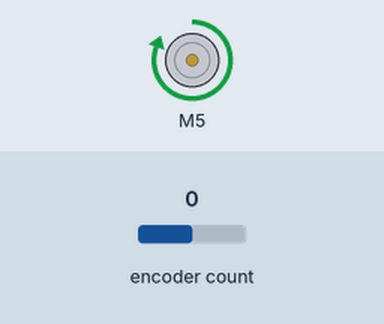
Bench run of a sketch on a simulated Arduino Uno, built with avr-gcc and run on an emulated ATmega328P. Parts: DC motor (green arrow = forward, orange = backward, longer = faster). The inputs (shaded band) are chosen by the test bench; at power-on: encoder count 0. What the sketch prints to the serial monitor is not drawn.

Above: at 0.1 s.
Timing chart, 0 to 1.6 s (numbered marks = the images above):
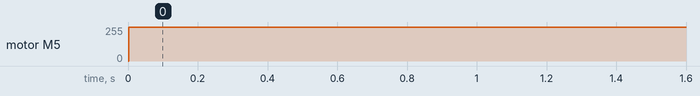

The sketch:

shield_cytron.ino
```cpp
#include <Encoder.h>
#include "CytronMotorDriver.h"

// Cytron + Moteur Polulu + Encodeur
// Entrée interruption sur arduino : 2 ET 3


Encoder myEnc(2, 3); //
CytronMD motor(PWM_DIR, 5, 4);  // PWM = Pin 5, DIR = Pin 4


void setup() {
  Serial.begin(9600);
  Serial.println("Basic Encoder Test:");
}

long oldPosition  = -999;
float kp = 10;
float consigne = 3200. ;
float epsilon = 3200.;
float mesure = 0.;
float cmot ;
void loop() {

  long newPosition = myEnc.read();
  mesure = (float) newPosition ;
  epsilon = consigne - mesure ;
  cmot = epsilon * kp;
  if (cmot > 255) {
    cmot = 255;
  }
  if (cmot < -255) {
    cmot = -255;
  }

  motor.setSpeed(cmot);  // Run forward at 50% speed.
  Serial.print(newPosition);
  Serial.print(",");
  Serial.print(consigne);
  Serial.print(",");
  Serial.print(kp*epsilon);
  Serial.print(",");
  Serial.print(cmot);
  Serial.print("\n");


  /*
  if (newPosition != oldPosition) {
    oldPosition = newPosition;
    Serial.println(newPosition);
  }

  motor.setSpeed(128);  // Run forward at 50% speed.
  delay(1000);

  motor.setSpeed(255);  // Run forward at full speed.
  delay(1000);

  motor.setSpeed(0);    // Stop.
  delay(1000);

  motor.setSpeed(-128);  // Run backward at 50% speed.
  delay(1000);

  motor.setSpeed(-255);  // Run backward at full speed.
  delay(1000);

  motor.setSpeed(0);    // Stop.
  delay(1000);*/

}
```

Measured:
- by itself, motor M5: stopped → forward 255/255 at 0.00 s
